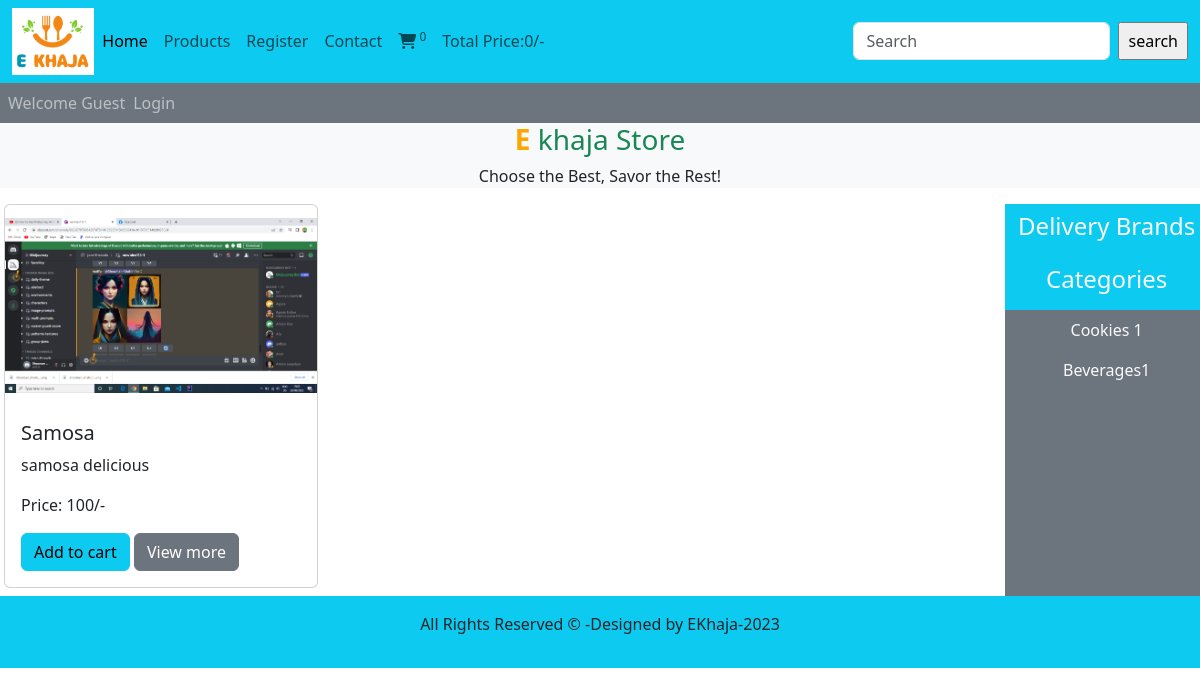
The page / on the database its author committed.
### tables this page shows
CREATE TABLE `products` (
  `product_id` int(11) NOT NULL,
  `product_title` varchar(100) NOT NULL,
  `product_description` varchar(255) NOT NULL,
  `product_keywords` varchar(255) NOT NULL,
  `category_id` int(11) NOT NULL,
  `brand_id` int(11) NOT NULL,
  `product_image1` varchar(255) NOT NULL,
  `product_image2` varchar(255) NOT NULL,
  `product_image3` varchar(255) NOT NULL,
  `product_price` varchar(100) NOT NULL,
  `date` timestamp NOT NULL DEFAULT current_timestamp() ON UPDATE current_timestamp(),
  `status` varchar(100) NOT NULL
);

CREATE TABLE `categories` (
  `category_id` int(11) NOT NULL,
  `category_title` varchar(100) NOT NULL
);

### functions/common_function.php (the view, shortened to what this page needs)
<?php
function getproducts()
{
  global $con;
  if (!isset($_GET['category'])) {
    if (!isset($_GET['brand'])) {
      $select_query = "select * from products order by rand() limit 0,9";
      $result_query = mysqli_query($con, $select_query);
      while ($row = mysqli_fetch_assoc($result_query)) {
        $product_id = $row['product_id'];
        $product_title = $row['product_title'];
        $product_description = $row['product_description'];
        $product_image1 = $row['product_image1'];
        $product_price = $row['product_price'];
        echo "<div class= 'col-md-4 mb-2'>
      <div class='card'>
        <img class='card-img-top' src='./admin_area/product_images/$product_image1' alt='$product_title'>
        <div class='card-body'>
          <h5 class='card-title'>$product_title</h5>
          <p class='card-text'>$product_description</p>
          <p class='card-text'>Price: $product_price/-</p>
          <a href='index.php?add_to_cart=$product_id' class='btn btn-info'>Add to cart</a>
          <a href='product_details.php?product_id=$product_id' class='btn btn-secondary'>View more</a>
        </div>
      </div>
    </div>";
      }
    }
  }
}
function getcategories()
{
  global $con;
  $select_categories = "select * from categories; ";
  $result_categories = mysqli_query($con, $select_categories);
  while ($row_data = mysqli_fetch_assoc($result_categories)) {
    $category_title = $row_data['category_title'];
    $category_id = $row_data['category_id'];
    echo " <li class='nav-item'>
              <a href='index.php?category=$category_id' class='nav-link text-light'>$category_title</a>
            </li>";
  }
}
function getIPAddress()
{
  if (!empty($_SERVER['HTTP_CLIENT_IP'])) {
    $ip = $_SERVER['HTTP_CLIENT_IP'];
  }
  elseif (!empty($_SERVER['HTTP_X_FORWARDED_FOR'])) {
    $ip = $_SERVER['HTTP_X_FORWARDED_FOR'];
  }
  else {
    $ip = $_SERVER['REMOTE_ADDR'];
  }
  return $ip;
}
function cart_item()
{
  if (isset($_GET['add_to_cart'])) {
    global $con;
    $get_ip_add = getIPAddress();
    $select_query = "select * from cart_details where ip_address='$get_ip_add'";
    $result_query = mysqli_query($con, $select_query);
    $count_cart_items = mysqli_num_rows($result_query);
  } else {
    global $con;
    $get_ip_add = getIPAddress();
    $select_query = "select * from cart_details where ip_address='$get_ip_add'";
    $result_query = mysqli_query($con, $select_query);
    $count_cart_items = mysqli_num_rows($result_query);
  }
  echo $count_cart_items;
}
function total_cart_price()
{
  $total_price = 0;
  echo $total_price;
}
?>

### style.css (style rules this page uses)
.card-img-top { width: 100%; height: 200px; object-fit: contain; }
* { padding: 0; margin: 0; box-sizing: border-box; }

### index.php (style rules this page uses)
body { overflow-x: hidden; }

### rows shown on the page
products: product_image1 (picture), product_title "Samosa", product_description "samosa delicious", product_price "100"
categories: category_title "Cookies 1"
categories: category_title "Beverages1"

### other values the page prints
$count_cart_items "0"
$total_price "0"
